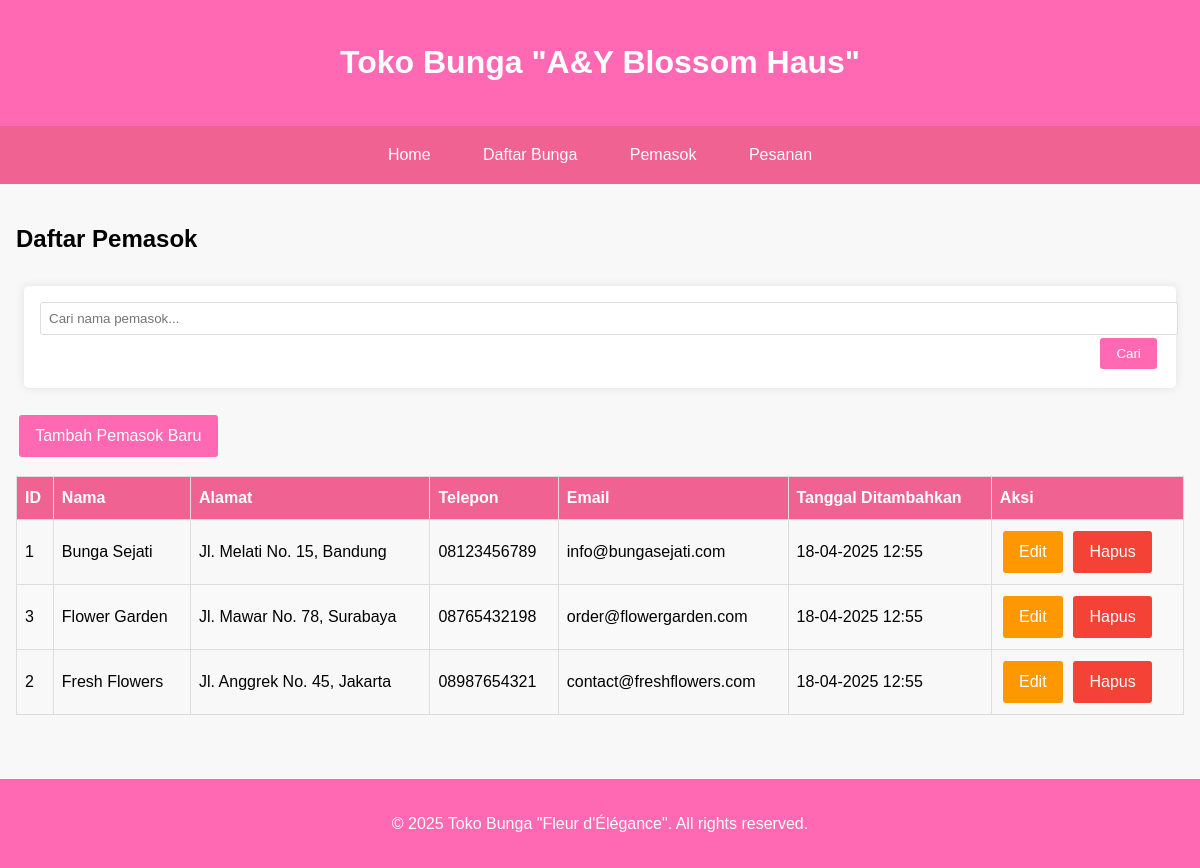
The page /index.php?page=supplier on the database its author committed.
### tables this page shows
CREATE TABLE IF NOT EXISTS suppliers (
  supplier_id INT PRIMARY KEY AUTO_INCREMENT,
  name VARCHAR(100) NOT NULL,
  address VARCHAR(255) NOT NULL,
  phone VARCHAR(20) NOT NULL,
  email VARCHAR(100) NOT NULL,
  created_at TIMESTAMP DEFAULT CURRENT_TIMESTAMP
);

### config/db.php (called while the page is built, shortened)
<?php
class db {
    private static $instance = null;
    private $pdo;
    private function __construct() {
        try {
            $this->pdo = new PDO("mysql:host=" . DB_HOST . ";dbname=" . DB_NAME, DB_USER, DB_PASS);
            $this->pdo->setAttribute(PDO::ATTR_ERRMODE, PDO::ERRMODE_EXCEPTION);
        } catch (PDOException $e) {
            die("Connection failed: " . $e->getMessage());
        }
    }
    public static function getInstance() {
        if (!self::$instance) {
            self::$instance = new DB();
        }
        return self::$instance;
    }
    public function getConnection() {
        return $this->pdo;
    }
}
?>

### class/Supplier.php (called while the page is built, shortened)
<?php
require_once 'config/db.php';
class Supplier {
    private $db;
    public function __construct() {
        $this->db = db::getInstance()->getConnection();
    }
    public function getAllSuppliers() {
        $query = "SELECT * FROM suppliers ORDER BY name";
        $stmt = $this->db->prepare($query);
        $stmt->execute();
        return $stmt->fetchAll(PDO::FETCH_ASSOC);
    }
}
?>

### view/supplier/list.php (the view, shortened to what this page needs)
<h2>Daftar Pemasok</h2>
<div class="search-box">
    <form action="index.php" method="GET">
        <input type="text" name="search" placeholder="Cari nama pemasok..." value="<?= isset($_GET['search']) ? htmlspecialchars($_GET['search']) : '' ?>">
        <button type="submit" class="btn">Cari</button>
    </form>
</div>
<a href="index.php?page=supplier&action=create" class="btn btn-primary">Tambah Pemasok Baru</a>
<table>
    <thead>
        <tr>
            <th>ID</th>
            <th>Nama</th>
            <th>Alamat</th>
            <th>Telepon</th>
            <th>Email</th>
            <th>Tanggal Ditambahkan</th>
            <th>Aksi</th>
        </tr>
    </thead>
    <tbody>
        <?php if(count($suppliers) > 0): ?>
            <?php foreach($suppliers as $supplier): ?>
                <tr>
                    <td><?= $supplier['supplier_id'] ?></td>
                    <td><?= htmlspecialchars($supplier['name']) ?></td>
                    <td><?= htmlspecialchars($supplier['address']) ?></td>
                    <td><?= htmlspecialchars($supplier['phone']) ?></td>
                    <td><?= htmlspecialchars($supplier['email']) ?></td>
                    <td><?= date('d-m-Y H:i', strtotime($supplier['created_at'])) ?></td>
                    <td>
                        <a href="index.php?page=supplier&action=update&id=<?= $supplier['supplier_id'] ?>" class="btn btn-warning">Edit</a>
                        <a href="index.php?page=supplier&action=delete&id=<?= $supplier['supplier_id'] ?>" class="btn btn-danger" onclick="return confirm('Yakin ingin menghapus pemasok ini?')">Hapus</a>
                    </td>
                </tr>
            <?php endforeach; ?>
        <?php else: ?>
            <tr>
                <td colspan="7" style="text-align: center;">Tidak ada data pemasok.</td>
            </tr>
        <?php endif; ?>
    </tbody>
</table>

### view/header.php (style rules this page uses)
body { font-family: Arial, sans-serif; line-height: 1.6; margin: 0; padding: 0; background-color: #f8f8f8; }
.search-box { margin: 1rem 0; padding: 0.5rem; text-align: right; }
table { width: 100%; border-collapse: collapse; margin: 1rem 0; }
table, th, td { border: 1px solid #ddd; }
th, td { padding: 0.5rem; text-align: left; }
th { background-color: #f06292; color: white; }
tr:nth-child(even) { background-color: #f9f9f9; }
.btn { display: inline-block; padding: 0.5rem 1rem; color: white; background-color: #ff69b4; border: none; border-radius: 3px; cursor: pointer; text-decoration: none; margin: 0.2rem; }
.btn-primary { background-color: #ff69b4; }
.btn-danger { background-color: #f44336; }
.btn-warning { background-color: #ff9800; }
form { background-color: white; padding: 1rem; border-radius: 5px; box-shadow: 0 0 10px rgba(0, 0, 0, 0.1); }
input[type="text"], input[type="email"], input[type="number"], textarea, select { width: 100%; padding: 0.5rem; border: 1px solid #ddd; border-radius: 3px; }

### rows shown on the page
suppliers: supplier_id "1", name "Bunga Sejati", address "Jl. Melati No. 15, Bandung", phone "08123456789", email "info@bungasejati.com", created_at "18-04-2025 12:55"
suppliers: supplier_id "3", name "Flower Garden", address "Jl. Mawar No. 78, Surabaya", phone "08765432198", email "order@flowergarden.com", created_at "18-04-2025 12:55"
suppliers: supplier_id "2", name "Fresh Flowers", address "Jl. Anggrek No. 45, Jakarta", phone "08987654321", email "contact@freshflowers.com", created_at "18-04-2025 12:55"
